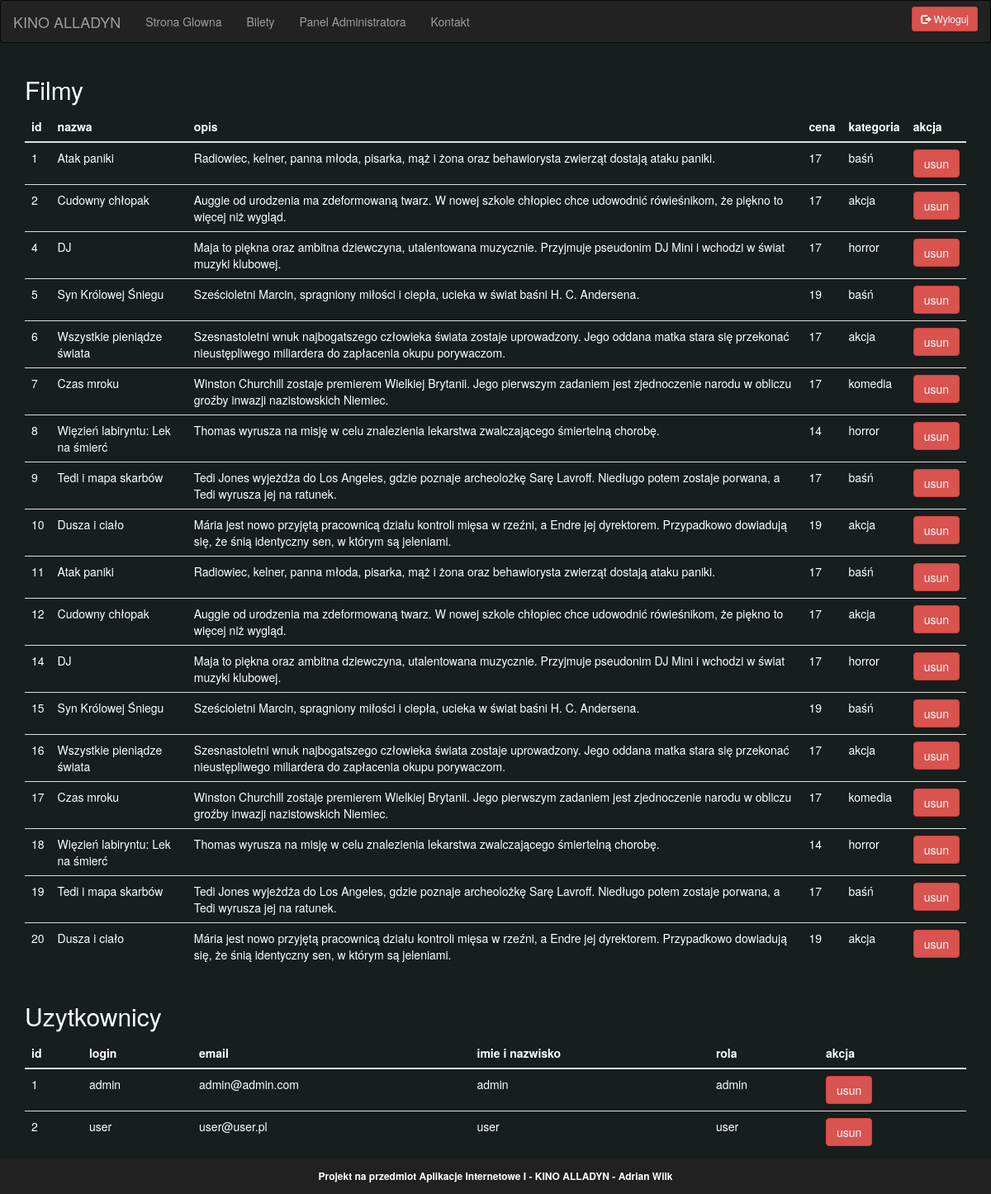
/administrator.php (signed in), run on the app's committed database.
### tables this page shows
CREATE TABLE `filmy` (
  `id` int(11) DEFAULT NULL,
  `nazwa` text NOT NULL,
  `opis` text NOT NULL,
  `cena` int(11) NOT NULL,
  `kategoria` text NOT NULL,
  `plakat` text
);

CREATE TABLE `uzytkownicy` (
  `id` int(11) NOT NULL,
  `login` text NOT NULL,
  `haslo` text NOT NULL,
  `email` text NOT NULL,
  `imieINazwisko` text NOT NULL,
  `rola` text NOT NULL
);

### administrator.php (the view, shortened to what this page needs)
<?php
require_once "connect.php";
try {
    $connection = new mysqli($host, $db_user, $db_password, $db_name);
    $connection->set_charset("utf8");
    if ($connection->connect_errno != 0) {
        throw new Exception(mysqli_connect_errno());
    } else {
        $resultSet = $connection->query("SELECT * FROM filmy");
        $randomoweFilmy = $resultSet->fetch_all(MYSQLI_NUM);
        $resultSet = $connection->query("SELECT * FROM uzytkownicy");
        $uzytkownicy = $resultSet->fetch_all(MYSQLI_NUM);
    }
} catch (Exception $e) {
    echo '<span style="color:red;">Blad serwera.</span>';
    echo '<br/>Informacja developerska:' . $e;
}
?>
<!doctype html>
<html lang="pl">
<head>
    <link rel="stylesheet" href="media/css/bootstrap.min.css">
    <link rel="stylesheet" href="media/css/bilety.css">
</head>
<body>
<?php include 'navbar.php'; ?>
<div class="container">
    <h2>Filmy</h2>
    <form method="post">
        <table class="table">
            <thead>
            <tr>
                <th>id</th>
                <th>nazwa</th>
                <th>opis</th>
                <th>cena</th>
                <th>kategoria</th>
                <th>akcja</th>
            </tr>
            </thead>
            <tbody>
            <?php
            foreach ($randomoweFilmy
                     as $film) {
                ?>
                <tr>
                    <td><?php echo $film[0] ?></td>
                    <td><?php echo $film[1] ?></td>
                    <td><?php echo $film[2] ?></td>
                    <td><?php echo $film[3] ?></td>
                    <td><?php echo $film[4] ?></td>
                    <?php
                    echo '<td>';
                    echo '<button type="submit" name="usunFilm" value="' . $film[0] . '" class="btn btn-danger delete">usun</button>';
                    echo '</td>';
                    ?>
                </tr>
                <?php
            }
            ?>
            </tbody>
        </table>
    </form>
</div>
<div class="container">
    <h2>Uzytkownicy</h2>
    <form method="post">
        <table class="table">
            <thead>
            <tr>
                <th>id</th>
                <th>login</th>
                <th>email</th>
                <th>imie i nazwisko</th>
                <th>rola</th>
                <th>akcja</th>
            </tr>
            </thead>
            <tbody>
            <?php
            foreach ($uzytkownicy
                     as $uzytkownik) {
                ?>
                <tr>
                    <td><?php echo $uzytkownik[0] ?></td>
                    <td><?php echo $uzytkownik[1] ?></td>
                    <td><?php echo $uzytkownik[3] ?></td>
                    <td><?php echo $uzytkownik[4] ?></td>
                    <td><?php echo $uzytkownik[5] ?></td>
                    <?php
                    echo '<td>';
                    echo '<button type="submit" name="usunUzytkownika" value="' . $uzytkownik[0] . '" class="btn btn-danger delete">usun</button>';
                    echo '</td>';
                    ?>
                </tr>
                <?php
            }
            ?>
            </tbody>
        </table>
    </form>
</div>
<?php include 'stopka.php'; ?>
</body>
</html>

### navbar.php (shortened to what this page needs)
<link rel="stylesheet" href="media/css/navbar.css">
<nav class="navbar navbar-inverse">
    <div class="container-fluid">
        <div class="navbar-header">
            <div class="navbar-brand">KINO ALLADYN</div>
        </div>
        <ul class="nav navbar-nav">
            <li><a href="index.php">Strona Glowna</a></li>
            <li><a href="bilety.php">Bilety</a></li>
            <?php
            if (isset($_SESSION['zalogowany']) && $_SESSION['rola'] == 'admin') {
                ?>
                <li><a href="administrator.php">Panel Administratora</a></li>
                <?php
            } ?>
            <li><a href="kontakt.php">Kontakt</a></li>
        </ul>
        <?php
        if (isset($_SESSION['zalogowany'])) {
            ?>
            <ul class="nav navbar-nav navbar-right">
                <li>
                    <a href="wylogowanie.php" style="padding-top: 0;padding-bottom: 0;" >
                        <button type="button" class="btn btn-danger btn-sm przyciskZarejestruj">
                            <span class="glyphicon glyphicon-log-out"></span> Wyloguj
                        </button>
                    </a>
                </li>
            </ul>
            <?php
        }
        ?>
    </div>
</nav>

### stopka.php
<link rel="stylesheet" href="media/css/stopka.css">
<div style="height: 30px"></div>
<div class="footer">
    <h5>Projekt na przedmiot Aplikacje Internetowe I - KINO ALLADYN - Adrian Wilk </h5>
</div>

### media/css/bilety.css (style rules this page uses)
body { background-color: #181d1e; color: white; }

### media/css/navbar.css (style rules this page uses)
.przyciskZarejestruj { margin-top: 7px; }

### media/css/stopka.css (style rules this page uses)
.footer { position: fixed; left: 0; bottom: 0; width: 100%; background-color: #212121; color: white; text-align: center; padding-top: 5px; padding-bottom: 5px; }
h5 { font-size: 12px; font-weight: 600; }

### data on the page
filmy: id "1", nazwa "Atak paniki", opis "Radiowiec, kelner, panna młoda, pisarka, mąż i żona oraz behawiorysta zwierząt dostają ataku paniki.", cena "17", kategoria "baśń"
filmy: id "2", nazwa "Cudowny chłopak", opis "Auggie od urodzenia ma zdeformowaną twarz. W nowej szkole chłopiec chce udowodnić rówieśnikom, że piękno to więcej niż wygląd.", cena "17", kategoria "akcja"
filmy: id "4", nazwa "DJ", opis "Maja to piękna oraz ambitna dziewczyna, utalentowana muzycznie. Przyjmuje pseudonim DJ Mini i wchodzi w świat muzyki klubowej.", cena "17", kategoria "horror"
filmy: id "5", nazwa "Syn Królowej Śniegu", opis "Sześcioletni Marcin, spragniony miłości i ciepła, ucieka w świat baśni H. C. Andersena.", cena "19", kategoria "baśń"
filmy: id "6", nazwa "Wszystkie pieniądze świata", opis "Szesnastoletni wnuk najbogatszego człowieka świata zostaje uprowadzony. Jego oddana matka stara się przekonać nieustępliwego miliardera do zapłacenia okupu porywaczom.", cena "17", kategoria "akcja"
filmy: id "7", nazwa "Czas mroku", opis "Winston Churchill zostaje premierem Wielkiej Brytanii. Jego pierwszym zadaniem jest zjednoczenie narodu w obliczu groźby inwazji nazistowskich Niemiec.", cena "17", kategoria "komedia"
filmy: id "8", nazwa "Więzień labiryntu: Lek na śmierć", opis "Thomas wyrusza na misję w celu znalezienia lekarstwa zwalczającego śmiertelną chorobę.", cena "14", kategoria "horror"
filmy: id "9", nazwa "Tedi i mapa skarbów", opis "Tedi Jones wyjeżdża do Los Angeles, gdzie poznaje archeolożkę Sarę Lavroff. Niedługo potem zostaje porwana, a Tedi wyrusza jej na ratunek.", cena "17", kategoria "baśń"
filmy: id "10", nazwa "Dusza i ciało", opis "Mária jest nowo przyjętą pracownicą działu kontroli mięsa w rzeźni, a Endre jej dyrektorem. Przypadkowo dowiadują się, że śnią identyczny sen, w którym są jeleniami.", cena "19", kategoria "akcja"
filmy: id "11", nazwa "Atak paniki", opis "Radiowiec, kelner, panna młoda, pisarka, mąż i żona oraz behawiorysta zwierząt dostają ataku paniki.", cena "17", kategoria "baśń"
filmy: id "12", nazwa "Cudowny chłopak", opis "Auggie od urodzenia ma zdeformowaną twarz. W nowej szkole chłopiec chce udowodnić rówieśnikom, że piękno to więcej niż wygląd.", cena "17", kategoria "akcja"
filmy: id "14", nazwa "DJ", opis "Maja to piękna oraz ambitna dziewczyna, utalentowana muzycznie. Przyjmuje pseudonim DJ Mini i wchodzi w świat muzyki klubowej.", cena "17", kategoria "horror"
filmy: id "15", nazwa "Syn Królowej Śniegu", opis "Sześcioletni Marcin, spragniony miłości i ciepła, ucieka w świat baśni H. C. Andersena.", cena "19", kategoria "baśń"
filmy: id "16", nazwa "Wszystkie pieniądze świata", opis "Szesnastoletni wnuk najbogatszego człowieka świata zostaje uprowadzony. Jego oddana matka stara się przekonać nieustępliwego miliardera do zapłacenia okupu porywaczom.", cena "17", kategoria "akcja"
filmy: id "17", nazwa "Czas mroku", opis "Winston Churchill zostaje premierem Wielkiej Brytanii. Jego pierwszym zadaniem jest zjednoczenie narodu w obliczu groźby inwazji nazistowskich Niemiec.", cena "17", kategoria "komedia"
filmy: id "18", nazwa "Więzień labiryntu: Lek na śmierć", opis "Thomas wyrusza na misję w celu znalezienia lekarstwa zwalczającego śmiertelną chorobę.", cena "14", kategoria "horror"
filmy: id "19", nazwa "Tedi i mapa skarbów", opis "Tedi Jones wyjeżdża do Los Angeles, gdzie poznaje archeolożkę Sarę Lavroff. Niedługo potem zostaje porwana, a Tedi wyrusza jej na ratunek.", cena "17", kategoria "baśń"
filmy: id "20", nazwa "Dusza i ciało", opis "Mária jest nowo przyjętą pracownicą działu kontroli mięsa w rzeźni, a Endre jej dyrektorem. Przypadkowo dowiadują się, że śnią identyczny sen, w którym są jeleniami.", cena "19", kategoria "akcja"
uzytkownicy: id "1", login "admin", email "admin@admin.com", imieINazwisko "admin", rola "admin"
uzytkownicy: id "2", login "user", email "user@user.pl", imieINazwisko "user", rola "user"
